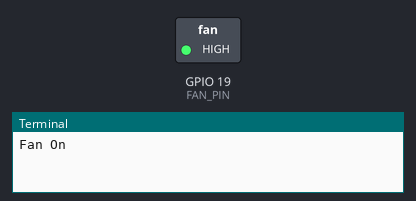
This program was run on a simulated Raspberry Pi (BCM pin numbers). On the bench: switched loads named in the program (green lamp = pin HIGH), the last lines printed to the terminal. At 30.0 s the program stops and its outputs stay as they are.

Above: at 0.1 s.
At 30.1 s:
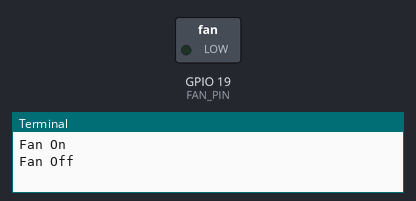
Timing chart, 0 to 31.5 s (numbered marks = the images above):
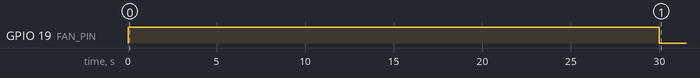

Measured:
- by itself, GPIO 19 (FAN_PIN): LOW → HIGH at 0.00 s, → LOW 30.0 s later

The program:

fan.py
```python
import RPi.GPIO as GPIO
from time import sleep

FAN_PIN = 19 # 占쏙옙 占쏙옙 占쏙옙호

GPIO.setmode(GPIO.BCM) # GPIO 占쏙옙 占쏙옙호占쏙옙 BCM 占쏙옙占쏙옙 占쏙옙占쏙옙占쌌니댐옙.
GPIO.setwarnings(False) # GPIO 占쏙옙占쏙옙占?占쏙옙활占쏙옙화占쌌니댐옙.
GPIO.setup(FAN_PIN, GPIO.OUT) # 占쏙옙 占쏙옙占쏙옙 占쏙옙占?占쏙옙占쏙옙 占쏙옙占쏙옙占쌌니댐옙.

print("Fan On")
GPIO.output(FAN_PIN, GPIO.HIGH) # 占쏙옙占쏙옙 占쌌니댐옙.
sleep(30) # 5占쏙옙 占쏙옙占쏙옙爛求占?

print("Fan Off")
GPIO.output(FAN_PIN, GPIO.LOW) # 占쏙옙占쏙옙 占쏙옙占싹댐옙.

GPIO.cleanup() # GPIO 占쏙옙占쏙옙 占쏙옙占쏙옙占쌌니댐옙.
```
